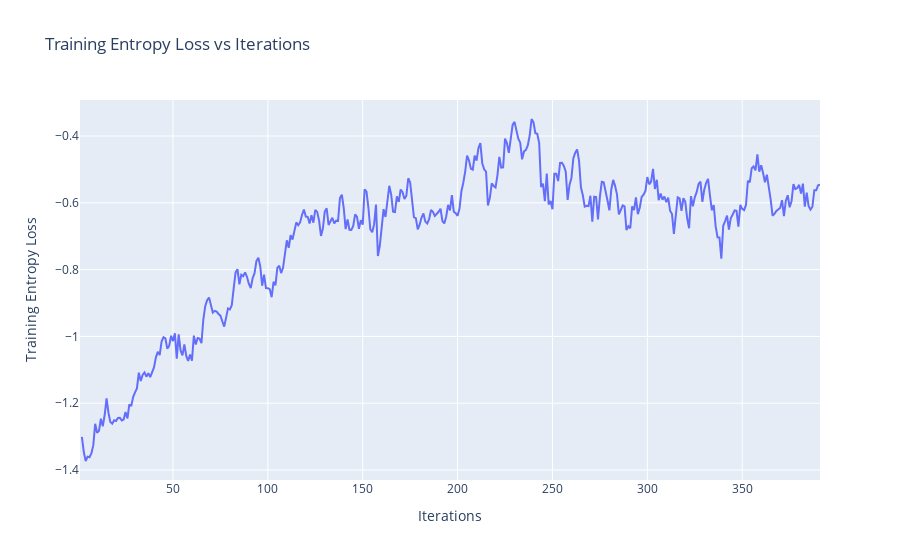

This figure's notebook cell:
### Code cell
fig = px.line(df, x='time/iterations', y='train/entropy_loss', 
              title='Training Entropy Loss vs Iterations',
              labels={'time/iterations': 'Iterations', 'train/entropy_loss': 'Training Entropy Loss'})
fig.show()

### Figure 1 — Plotly figure (JSON) as saved in the notebook; plotly's stock layout.template omitted (floating-point values rounded to 4 significant figures; data arrays with more than 128 entries replaced by an {"elided": "..."} marker saying what was removed)
{"data": [{"hovertemplate": "Iterations=%{x}<br>Training Entropy Loss=%{y}<extra></extra>", "legendgroup": "", "line": {"color": "#636efa", "dash": "solid"}, "marker": {"symbol": "circle"}, "mode": "lines", "name": "", "orientation": "v", "showlegend": false, "type": "scatter", "x": {"elided": "391 int values"}, "xaxis": "x", "y": {"elided": "391 float values"}, "yaxis": "y"}], "layout": {"legend": {"tracegroupgap": 0}, "title": {"text": "Training Entropy Loss vs Iterations"}, "xaxis": {"anchor": "y", "domain": [0, 1], "title": {"text": "Iterations"}}, "yaxis": {"anchor": "x", "domain": [0, 1], "title": {"text": "Training Entropy Loss"}}}}
